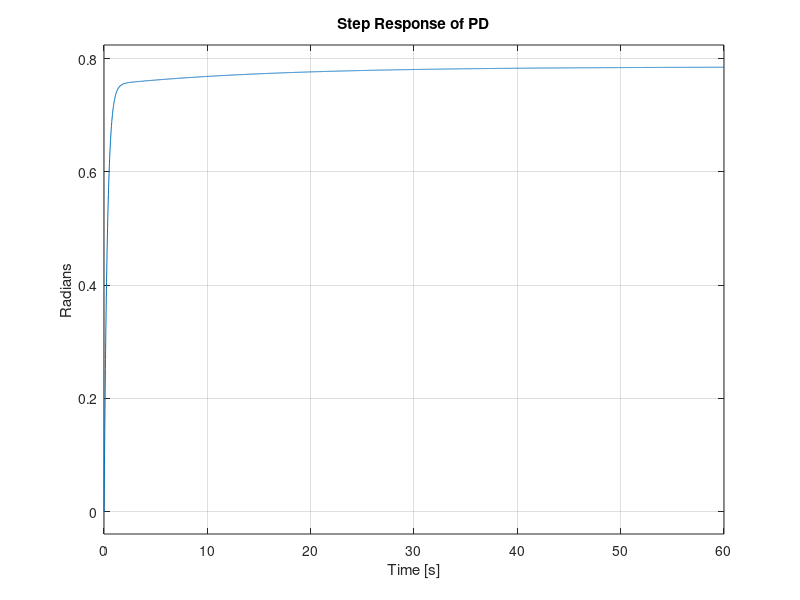

MATLAB code for this plot: (Note: this script raises an error after producing the figure.)
R_m = 10;               % Motor Resistance (Ohm)
K_a = 0.2;              % Motor Torque Constant (Nm / A)
K_b  = 0.009549;        % Back EMF Constant (V / (rad / s))
K_f = 0.047746;         % Rotational Friction Coefficient (Nm / (rad / s)) 
N = 2;                  % Gear Ratio

La = 0;                 %Negligable motor inductance

J_r = 0.001;            % Motor Rotor Moment of Inertia (kg / m^2)
J_p = 1;                % Solar Panel Moment of Inertia (kg / m^2)
J = J_r + (J_p/N^2);          % Total Moment of Inertia (kg / m^2)

Ts = 0.01; %Seconds
K_s = 1.273; %sensor Gain Converts rads to Amps
K_p = 4; %Power Amplifier gain
%This assumes that at 90deg off from optimal that we get a 2A difference

%{
Arduino Uno Rev3 has a 16MHz clock
so 62ns per tick and you need two ticks for each ....
This gives us plenty of room to not threaten the clock
%}

s = tf('s');
z = tf('z',Ts);
%MOTOR CIRCUIT

mot_circ = 1/(La*s + R_m);
%MOTOR DYNAMICS
mot_dyn = 1/(J*s+K_f);
%Continuous Motor assembly
Gspeed = feedback(mot_circ*K_a*mot_dyn,K_b); %back emf simplified
Gpos = Gspeed*(1/N)*(1/s); 
%digital Motor
Gz = c2d(Gpos, Ts, 'zoh');    %digital plant for digital controller design
                        %effectively does what the Ardunio does for us.
fprintf('DIGITIZED MOTOR MODEL')
[~, denGz] = tfdata(Gz,'v');
rootsGz = roots(denGz);
disp('Roots of the denominator of Gz:')
disp(rootsGz)
%PID

Kp = 1;    %proportional gain
Ki = 0;     %Integral gain
Kd = 15;    %Derivative Gain

Cz = Kp + Ki*(Ts/2)*(z+1)/(z-1) + Kd*(z-1)/(Ts*z);
OL = Cz*Gz*K_p ;
PID_cltf = feedback(OL,K_s);

[~, denPID_cltf] = tfdata(PID_cltf,'v');
rootsPID_cltf = roots(denPID_cltf);
disp('Roots of the denominator of PID_cltf:')
disp(rootsPID_cltf)

%PLOTING FOR PID PERFORMANCE/STABILITY
t = 0:Ts:60; % 5 seconds of performance data

figure (1)
clf
step(PID_cltf,t)
title('Step Response of PD')
ylabel('Radians')
grid on
fprintf('PERFORMANCE DATA OF PID')
stepinfo(PID_cltf)

figure(2)
clf
margin(OL)
title('Phase Margin detection for PD control')
